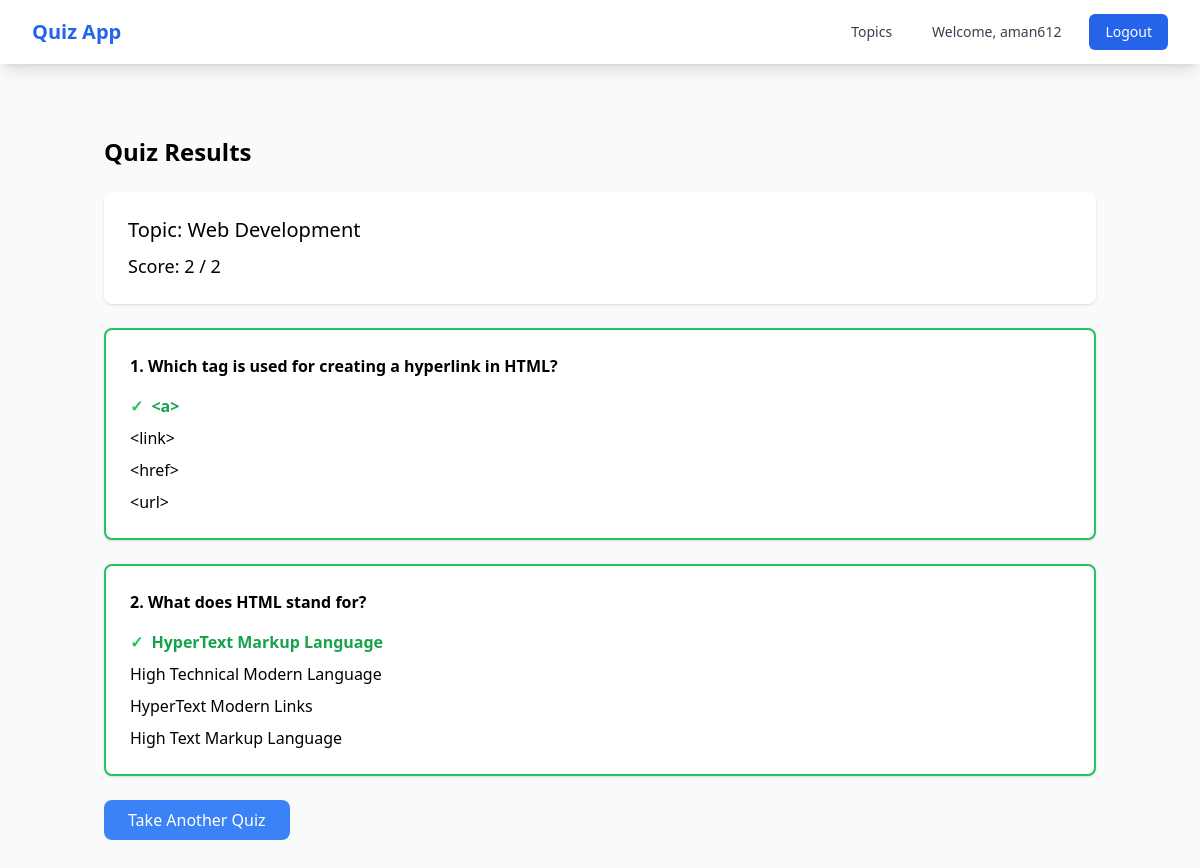
The app's page /results/2/ (signed in) with its own data.
### quizapp/models.py (models this page shows, shortened)
class Quiz(models.Model):
    user = models.ForeignKey(User, on_delete=models.CASCADE)
    topic = models.ForeignKey(Topic, on_delete=models.CASCADE)
    created_at = models.DateTimeField(auto_now_add=True)
    completed_at = models.DateTimeField(null=True, blank=True)

class Topic(models.Model):
    name = models.CharField(max_length=200)
    description = models.TextField(blank=True)
    created_at = models.DateTimeField(auto_now_add=True)

class QuizQuestion(models.Model):
    quiz = models.ForeignKey(Quiz, on_delete=models.CASCADE, related_name='quiz_questions')
    question = models.ForeignKey(Question, on_delete=models.CASCADE)
    selected_choice = models.ForeignKey(Choice, on_delete=models.CASCADE, null=True, blank=True)
    is_correct = models.BooleanField(null=True, blank=True)
    class Meta:
        unique_together = ['quiz', 'question']

class Question(models.Model):
    topic = models.ForeignKey(Topic, on_delete=models.CASCADE, related_name='questions')
    text = models.TextField()
    created_at = models.DateTimeField(auto_now_add=True)

class Choice(models.Model):
    question = models.ForeignKey(Question, on_delete=models.CASCADE, related_name='choices')
    text = models.CharField(max_length=200)
    is_correct = models.BooleanField(default=False)

### quizapp/views.py (the view)
# urls.py: path('results/<int:quiz_id>/', views.quiz_results, name='quiz_results'),
@login_required
def quiz_results(request, quiz_id):
    quiz = Quiz.objects.get(id=quiz_id)
    quiz_questions = quiz.quiz_questions.all()
    correct_answers = quiz_questions.filter(is_correct=True).count()
    context = {
        'quiz': quiz,
        'quiz_questions': quiz_questions,
        'correct_answers': correct_answers,
        'total_questions': quiz_questions.count()
    }
    return render(request, 'quizapp/quiz_results.html', context)

### quizapp/templates/quizapp/quiz_results.html
{% extends 'base.html' %}
{% block content %}
<div class="container mx-auto px-4 py-8">
    <h1 class="text-2xl font-bold mb-6">Quiz Results</h1>
    <div class="bg-white p-6 rounded-lg shadow mb-6">
        <p class="text-xl mb-2">Topic: {{ quiz.topic.name }}</p>
        <p class="text-lg">Score: {{ correct_answers }} / {{ total_questions }}</p>
    </div>
    <div class="space-y-6">
        {% for quiz_question in quiz_questions %}
            <div class="bg-white p-6 rounded-lg shadow {% if quiz_question.is_correct %}border-green-500 border-2{% else %}border-red-500 border-2{% endif %}">
                <p class="font-bold mb-4">{{ forloop.counter }}. {{ quiz_question.question.text }}</p>
                <div class="space-y-2">
                    {% for choice in quiz_question.question.choices.all %}
                        <div class="flex items-center {% if choice.is_correct %}text-green-600 font-bold{% endif %}">
                            {% if choice == quiz_question.selected_choice %}
                                {% if quiz_question.is_correct %}
                                    <span class="text-green-500 mr-2">✓</span>
                                {% else %}
                                    <span class="text-red-500 mr-2">✗</span>
                                {% endif %}
                            {% endif %}
                            <p>{{ choice.text }}</p>
                        </div>
                    {% endfor %}
                </div>
            </div>
        {% endfor %}
    </div>
    <a href="{% url 'topic_selection' %}" class="inline-block mt-6 bg-blue-500 text-white px-6 py-2 rounded-lg hover:bg-blue-600">
        Take Another Quiz
    </a>
</div>
{% endblock %}

### quizapp/templates/base.html (shortened to what this page needs)
<!DOCTYPE html>
<html lang="en">
<head>
    <script src="https://cdn.tailwindcss.com"></script>
</head>
<body class="bg-gray-50 min-h-screen">
    <nav class="bg-white shadow-lg">
        <div class="max-w-7xl mx-auto px-4 sm:px-6 lg:px-8">
            <div class="flex justify-between h-16">
                <div class="flex">
                    <div class="flex-shrink-0 flex items-center">
                        <a href="{% url 'topic_selection' %}" class="text-xl font-bold text-blue-600">
                            Quiz App
                        </a>
                    </div>
                </div>
                <div class="flex items-center space-x-4">
                    {% if user.is_authenticated %}
                        <a href="{% url 'topic_selection' %}"
                           class="text-gray-700 hover:text-blue-600 px-3 py-2 rounded-md text-sm font-medium">
                            Topics
                        </a>
                        <span class="text-gray-700 px-3 py-2 rounded-md text-sm font-medium">
                            Welcome, {{ user.username }}
                        </span>
                        <form action="{% url 'logout' %}" method="POST" class="inline">
                            <button type="submit"
                                    class="bg-blue-600 hover:bg-blue-700 text-white px-4 py-2 rounded-md text-sm font-medium">
                                Logout
                            </button>
                        </form>
                    {% endif %}
                </div>
            </div>
        </div>
    </nav>
    <main class="max-w-7xl mx-auto my-10 px-4 sm:px-6 lg:px-8">
        {% block content %}
        {% endblock %}
    </main>
</body>
</html>

### records on screen
Quiz: topic.name "Web Development"
QuizQuestion: question.text "Which tag is used for creating a hyperlink in HTML?"
Choice: text "<a>"
Choice: text "<link>"
Choice: text "<href>"
Choice: text "<url>"
QuizQuestion: question.text "What does HTML stand for?"
Choice: text "HyperText Markup Language"
Choice: text "High Technical Modern Language"
Choice: text "HyperText Modern Links"
Choice: text "High Text Markup Language"

### other values on screen
{{ user.username }} "aman612"
{{ correct_answers }} "2"
{{ total_questions }} "2"
